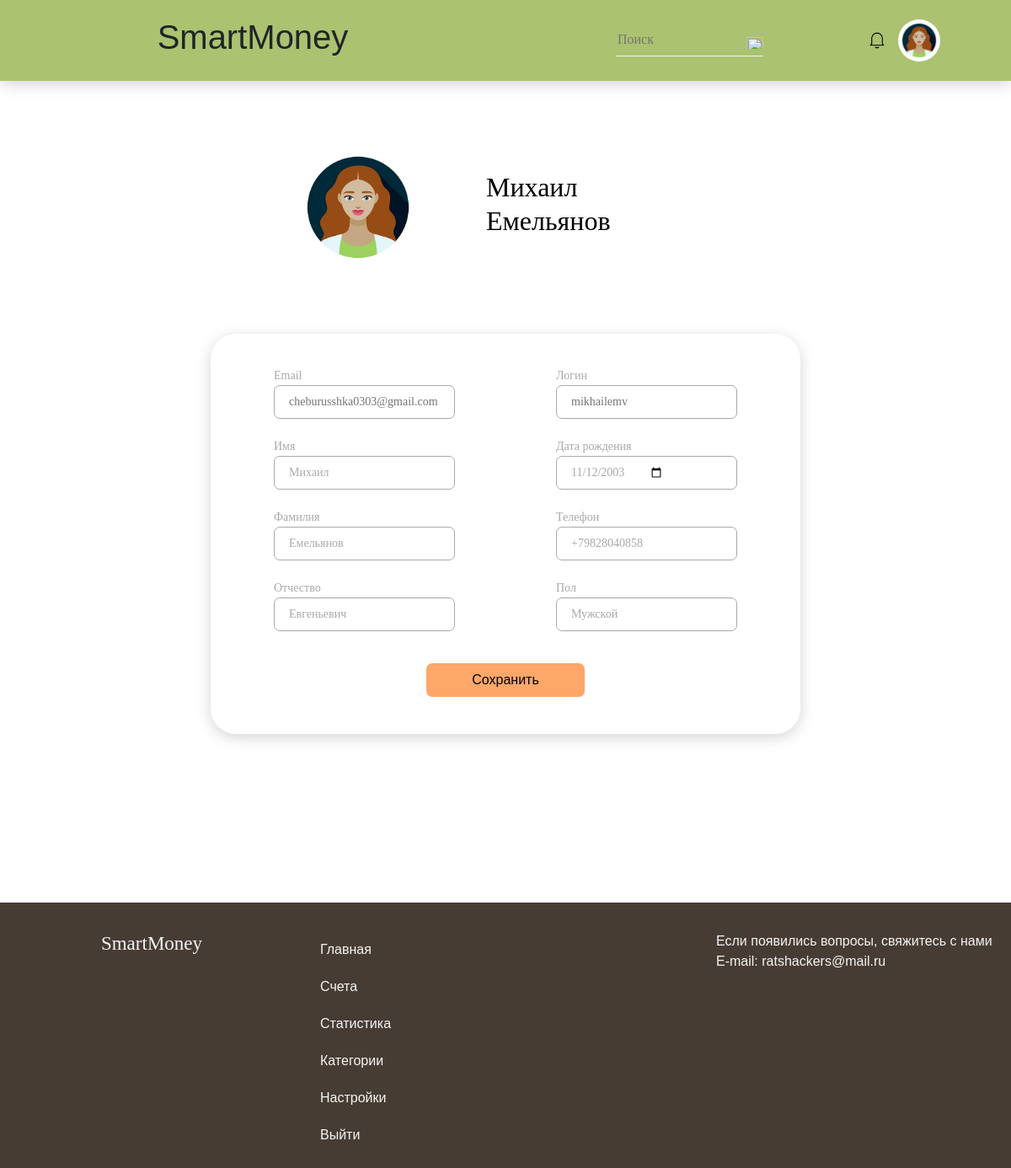
/users/profile/ (signed in), run on the app's committed database.
### users/models.py (models this page shows, shortened)
class UserDataModel(models.Model):
    user = models.OneToOneField(AUTH_USER_MODEL, on_delete=models.CASCADE)
    name = models.CharField(max_length=100, blank=True)
    surname = models.CharField(max_length=100, blank=True)
    patronymic = models.CharField(max_length=100, blank=True)
    date_of_birth = models.DateField(blank=True, null=True)
    phone = models.CharField(max_length=20, blank=True)
    sex = models.CharField(max_length=30, blank=True)

class User(AbstractUser):
    email = models.EmailField(
        _('email address'),
        unique=True,
    )
    email_verify = models.BooleanField(default=False)
    USERNAME_FIELD = 'email'
    REQUIRED_FIELDS = ['username']

### users/views.py (the view)
# urls.py: path('profile/', profile_view, name='profile'),
@login_required
def profile_view(request):
    user_profile, created = UserDataModel.objects.get_or_create(user=request.user)
    form = UserProfileForm(instance=user_profile)
    if request.method == 'POST':
        form = UserProfileForm(request.POST, instance=user_profile)
        if form.is_valid():
            form.save()
            return redirect('profile')
    return render(request, 'profile/profile.html', {'form': form})

### users/forms.py (shortened to what this page needs)
class UserProfileForm(forms.ModelForm):
    class Meta:
        model = UserDataModel
        fields = ('name', 'surname', 'patronymic', 'date_of_birth', 'phone', 'sex')
    def __init__(self, *args, **kwargs):
        self.request = kwargs.pop('request', None)
        super(UserProfileForm, self).__init__(*args, **kwargs)

### users/templates/users/profile/profile.html (shortened to what this page needs)
{% extends 'users/profile/base.html' %}
{% block content %}
<div class="container">
  <div class="user-info">
      <div class="avatar">
        <img class="avatar-image" src="/static/images/ava.png"/>
      </div>
      <div class="user-name">
        <form>
          <h2>{{ form.name }} {{ form.surname }}</h2>
        </form>
      </div>
  </div>
  <form method="post">
      <div id="profile-form">
        <div class="content-form">
          <div class="profile-form">
            <div class="row">
              <div class="row-item-one">
                <div class="row-item-one-left">
                  <label>Email</label>
                  <input type="text"
                         class="login"
                         required placeholder="{{ user }}" readonly>
                </div>
                <div class="row-item-two-left">
                  <label for="id_name">Имя</label>
                  <input name="name"
                         id="id_name"
                         type="text"
                         class="name"
                         required placeholder="Имя"
                         value="{{ form.name.value }}">
                </div>
                <div class="row-item-three-left">
                  <label for="id_surname">Фамилия</label>
                  <input name="surname"
                         id="id_surname"
                         type="text"
                         class="surname"
                         required placeholder="Фамилия"
                         value="{{ form.surname.value }}">
                </div>
                <div class="row-item-four-left">
                  <label for="id_surname">Отчество</label>
                  <input name="patronymic"
                         id="id_patronymic"
                         type="text"
                         class="patronymic"
                         placeholder="Отчество"
                         value="{{ form.patronymic.value }}">
                </div>
              </div>
              <div class="row-item-two">
                <div class="row-item-one-right">
                  <label>Логин</label>
                  <input type="text" class="login" required placeholder={{ user.username }} readonly>
                </div>
                <div class="row-item-two-right">
                  <label for="id_date_of_birth">Дата рождения</label>
                  <input name="date_of_birth"
                         id="id_date_of_birth"
                         type="date"
                         class="birthdate"
                         placeholder="{{ form.date_of_birth.label }}"
                         value="{{ form.date_of_birth.value|date:'Y-m-d' }}">
                </div>
                <div class="row-item-three-right">
                  <label for="id_phone">Телефон</label>
                  <input name="phone"
                         id="id_phone"
                         type="text"
                         class="phone"
                         placeholder="Пример: +78005353535"
                         value="{{ form.phone.value }}">
                </div>
                <div class="row-item-four-right">
                  <label for="id_sex">Пол</label>
                  <input name="sex"
                         id="id_sex"
                         type="text"
                         class="sex"
                         placeholder="Мужской/Женский"
                         value="{{ form.sex.value }}">
                </div>
              </div>
            </div>
            <div class="btn"><button class="button-red" type="submit"><a>Сохранить</a></button></div>
          </div>
        </div>
      </div>
    </form>
  </div>
  {% block footer %}
    <footer>
    <div class="footer">
      <div class="footer-title">
        <a href="{% url 'main' %}" class="home-link">SmartMoney</a>
      </div>
        <ul class="list-menu-footer">
          <li>
            <a class="nav-link" href="{% url 'main' %}">Главная</a>
          </li>
          <li>
            <a class="nav-link" href="{% url 'accounts' %}">Счета</a>
          </li>
          <li>
            <a class="nav-link" href="{% url 'statistics' %}">Статистика</a>
          </li>
          <li>
            <a class="nav-link" href="{% url 'category_list' %}">Категории</a>
          </li>
          <li>
            <a class="nav-link" href="#">Настройки</a>
          </li>
          <li>
            {% if user.is_authenticated %}
              <a class="nav-link" href="{% url 'logout' %}">Выйти</a>
            {% endif %}
          </li>
        </ul>
      <ul class="feedback">
        <li>Если появились вопросы, свяжитесь с нами</li>
        <li>E-mail: ratshackers@mail.ru</li>
      </ul>
    </div>
  </footer>
  {% endblock %}
{% endblock %}

### users/static/css/styleUserProfile.css (style rules this page uses)
* { box-sizing: border-box; }
body { margin: 0; font-family: Arial, sans-serif; }
.container { width: 100%; height: 100%; display: flex; flex-direction: row; flex-wrap: wrap; align-items: center; justify-content: center; padding-left: 30px; padding-right: 30px; }
form { justify-content: center; margin: 0 auto; width: 300px; }
input { border: none; outline: none; border-radius: 3px; }
.user-info { width: 100%; height: 100px; margin-top: 100px; margin-bottom: 100px; margin-left: auto; margin-right: auto; display: flex; flex-direction: row; align-items: center; justify-content: center; }
.user-name { position: relative; display: flex; width: 350px; height: 100px; left: 50px; align-items: center; font-family: 'Manrope'; font-style: normal; font-weight: 700; font-size: 23px; line-height: 88px; color: #000000; }
.avatar { position: relative; }
.avatar-image { height: 150px; width: 150px; border-radius: 100px; }
.profile-form { width: 700px; height: 475px; display: flex; flex-direction: row; flex-wrap: wrap; align-items: center; justify-content: center; padding-top: 30px; padding-right: 15px; padding-left: 15px; padding-bottom: 30px; background: #FFFFFF; box-shadow: 0px 4px 17px rgba(0, 0, 0, 0.17); border-radius: 30px; }
.login, .name, .surname, .patronymic, .birthdate, .email, .phone, .sex, label { display:inline-block; font-family: Source Sans Pro; font-style: normal; font-weight: 400; font-size: 14px; line-height: 18px; color: #A9A9A9; }
.content-form { display: flex; flex-direction: column; width: 100%; align-items: center; justify-content: center; }
.login, .name, .surname, .patronymic, .birthdate, .email, .phone, .sex { display: flex; flex-direction: row; flex-wrap: wrap; width: 215px; height: 40px; padding: 5px 17px; border: 1px solid #A9A9A9; border-radius: 7px; }
.row { display: flex; flex-direction: row; width: 100%; height: 80%; }
.row-item-one { display: flex; flex-direction: column; justify-content: flex-start; align-items: center; width: 50%; height: 80%; gap: 20px; }
.row-item-two { display: flex; flex-direction: column; justify-content: flex-start; align-items: center; width: 50%; height: 80%; gap: 20px; }
.button-red { display: flex; margin-left: auto; margin-right: auto; align-items: center; justify-content: center; list-style-type: none; text-decoration: none; width: 188px; height: 40px; background: #FDA769; border-radius: 7px; border: 0px; }
.footer { position: absolute; width: 100%; margin-top: 200px; background: #473C33; height: 315px; text-decoration: none; display: flex; flex-direction: row; justify-content: space-around; align-items: center; flex-wrap: wrap; }
.footer-title { display: flex; justify-content: center; height: 85%; width: 30%; padding: 10px; font-family: 'Source Sans Pro'; font-style: normal; font-weight: 400; font-size: 23px; line-height: 29px; }
.footer-title a { text-decoration: none; color: #F5F5F5; }
.list-menu-footer { display: flex; flex-direction: column; height: 80%; width: 40%; padding: 10px; list-style-type: none; }
.list-menu-footer a { display: block; color: #F5F5F5; padding: 10px; text-decoration: none; }
.feedback { display: flex; flex-direction: column; list-style-type: none; padding: 10px; height: 80%; width: 30%; color: #F5F5F5; }

### data on the page
UserDataModel: name "Михаил", surname "Емельянов", patronymic "Евгеньевич", date_of_birth "11/12/2003", phone "+79828040858", sex "Мужской"
User: email "cheburusshka0303@gmail.com", username "mikhailemv"
